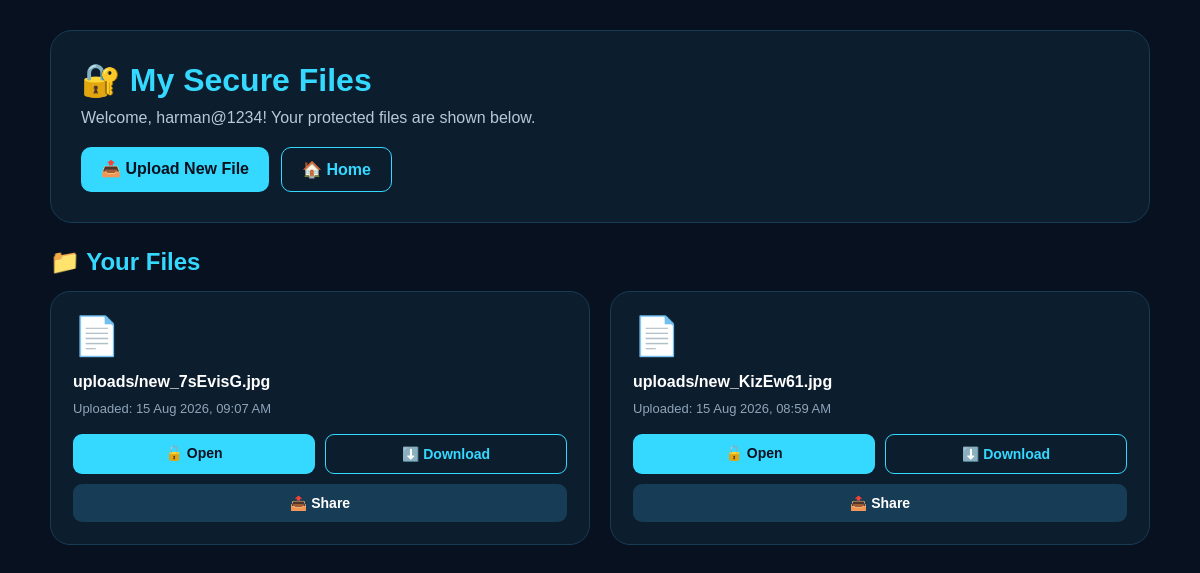
The app's page /dashboard/ (signed in), older data.
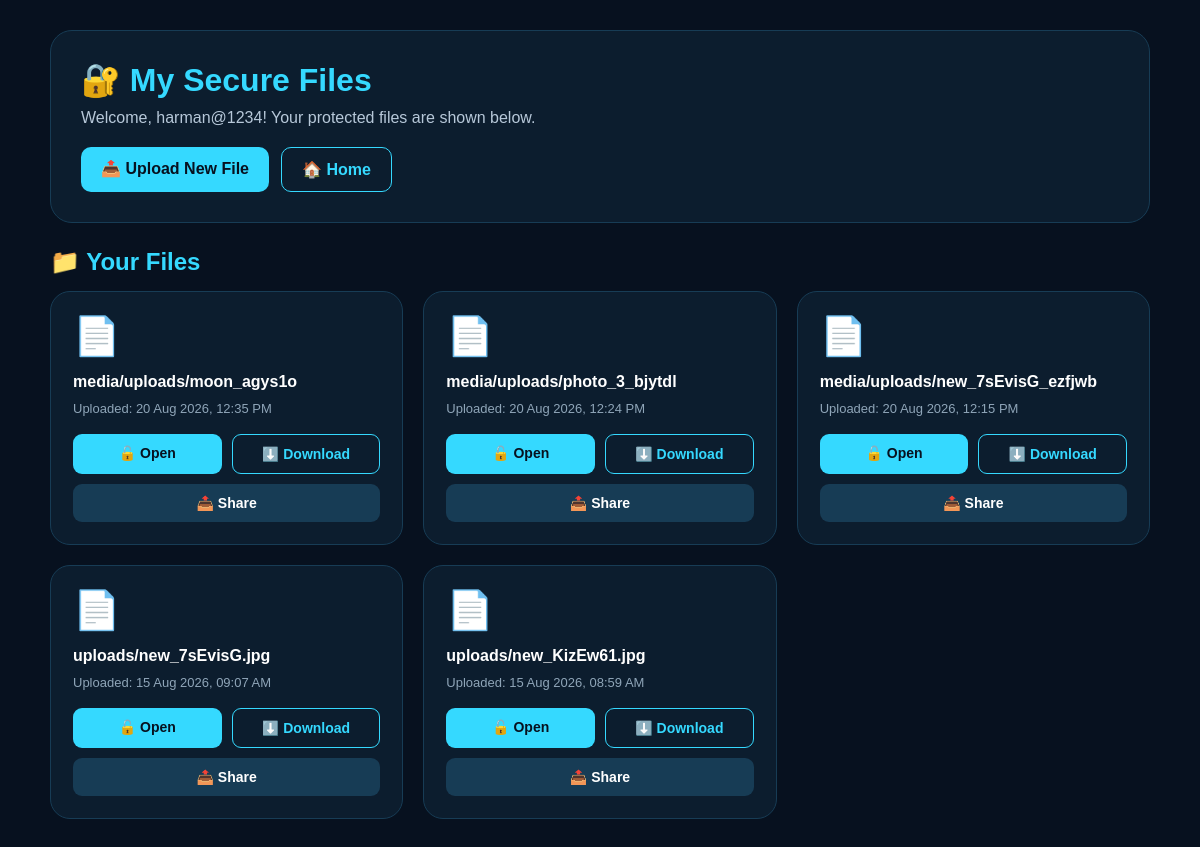
The same page, newer data.
### website/models.py (models this page shows, shortened)
class UploadedFile(models.Model):
    owner = models.ForeignKey(
        User,
        on_delete=models.CASCADE,
        null=True,
        blank=True
    )
    file = models.FileField(upload_to="uploads/")
    uploaded_at = models.DateTimeField(auto_now_add=True)
    password = models.CharField(max_length=24)

### website/views.py (the view)
# urls.py: path('dashboard/', dashboard, name='dashboard'),
@login_required
def dashboard(request):
    files = UploadedFile.objects.filter(
        owner=request.user
    ).order_by("-uploaded_at")
    return render(
        request,
        "website/dashboard.html",
        {
            "files": files
        }
    )

### website/templates/website/dashboard.html (shortened to what this page needs)
<!DOCTYPE html>
<html lang="en">
<head>
</head>
<body>
<div class="container">
    <div class="header">
        <h1>🔐 My Secure Files</h1>
        <p class="welcome">
            Welcome, {{ request.user.username }}!
            Your protected files are shown below.
        </p>
        <div class="top-buttons">
            <a href="{% url 'upload_file' %}" class="upload-btn">
                📤 Upload New File
            </a>
            <a href="/" class="home-btn">
                🏠 Home
            </a>
        </div>
    </div>
    <h2 class="files-title">
        📁 Your Files
    </h2>
    {% if files %}
        <div class="files">
            {% for file in files %}
                <div class="file-card">
                    <div class="file-icon">
                        📄
                    </div>
                    <div class="file-name">
                        {{ file.file.name }}
                    </div>
                    <div class="date">
                        Uploaded:
                        {{ file.uploaded_at|date:"d M Y, h:i A" }}
                    </div>
                    <div class="actions">
                        <a
                            href="{% url 'protected_file' file.id %}"
                            class="open"
                        >
                            🔓 Open
                        </a>
                        <a
                            href="{% url 'protected_file' file.id %}"
                            class="download"
                        >
                            ⬇️ Download
                        </a>
                        <a
                            href="{% url 'protected_file' file.id %}"
                            class="share"
                            onclick="shareFile(event, this.href)"
                        >
                            📤 Share
                        </a>
                    </div>
                </div>
            {% endfor %}
        </div>
    {% endif %}
</div>
</body>
</html>

### website/templates/website/dashboard.html (style rules this page uses)
* { margin: 0; padding: 0; box-sizing: border-box; font-family: Arial, sans-serif; }
body { min-height: 100vh; background: #07111f; color: white; padding: 30px; }
.container { max-width: 1100px; margin: auto; }
.header { background: #0c1d2e; border: 1px solid #173c55; border-radius: 22px; padding: 30px; margin-bottom: 25px; }
h1 { color: #35d9ff; margin-bottom: 10px; }
.welcome { color: #b7c8d9; }
.top-buttons { margin-top: 20px; display: flex; gap: 12px; flex-wrap: wrap; }
.top-buttons a { text-decoration: none; padding: 12px 20px; border-radius: 10px; font-weight: bold; }
.upload-btn { background: #35d9ff; color: #07111f; }
.home-btn { border: 1px solid #35d9ff; color: #35d9ff; }
.files-title { margin: 25px 0 15px; color: #35d9ff; }
.files { display: grid; grid-template-columns: repeat(auto-fit, minmax(280px, 1fr)); gap: 20px; }
.file-card { background: #0c1d2e; border: 1px solid #173c55; border-radius: 20px; padding: 22px; transition: 0.25s; }
.file-icon { font-size: 38px; margin-bottom: 15px; }
.file-name { color: white; font-weight: bold; word-break: break-word; margin-bottom: 10px; }
.date { color: #8fa5b8; font-size: 13px; margin-bottom: 18px; }
.actions { display: grid; grid-template-columns: 1fr 1fr; gap: 10px; }
.actions a { text-align: center; text-decoration: none; padding: 11px 8px; border-radius: 9px; font-size: 14px; font-weight: bold; }
.open { background: #35d9ff; color: #07111f; }
.download { border: 1px solid #35d9ff; color: #35d9ff; }
.share { grid-column: 1 / -1; background: #173c55; color: white; }

Row changes from the older to the newer data that the page shows:
added UploadedFile: file.name "media/uploads/moon_agys1o", uploaded_at "20 Aug 2026, 12:35 PM"
added UploadedFile: file.name "media/uploads/photo_3_bjytdl", uploaded_at "20 Aug 2026, 12:24 PM"
added UploadedFile: file.name "media/uploads/new_7sEvisG_ezfjwb", uploaded_at "20 Aug 2026, 12:15 PM"
